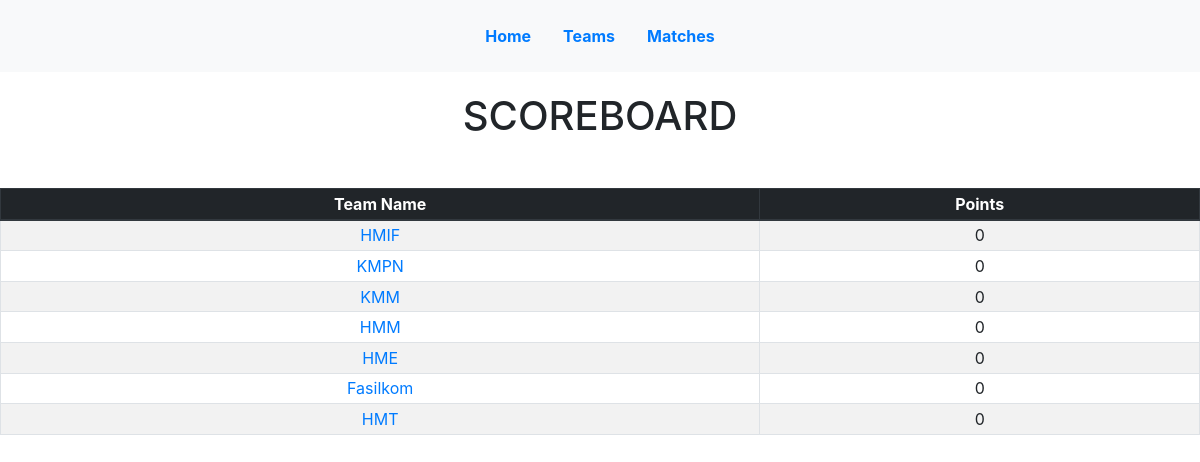
The page /scoreboard/ on the database as committed earlier.
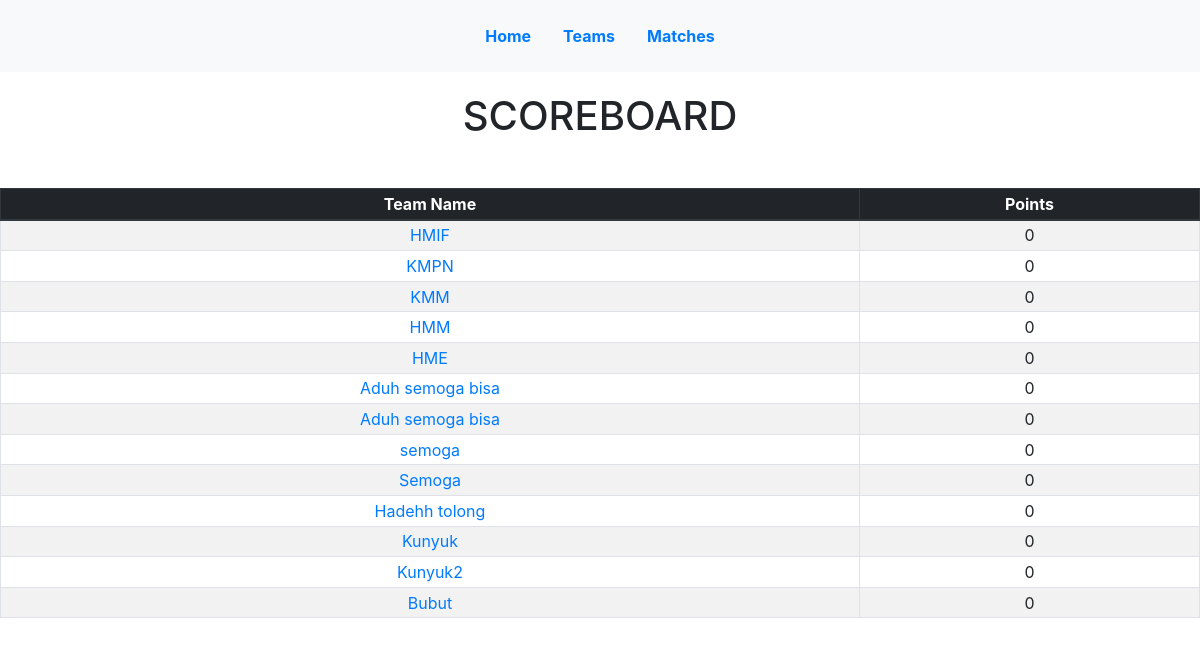
The same page on the database as committed later.
### stats/models.py (models this page shows, shortened)
class Team(models.Model):
    class Meta:
        ordering = ['-win','-draw','-lose','-goal_for','-goal_against']
    name = models.CharField(max_length=100)
    logo = models.ImageField(null=True, blank=True)
    points = models.IntegerField(default=0)
    goal_for = models.IntegerField(default=0)
    goal_against = models.IntegerField(default=0)
    win = models.IntegerField(default=0)
    lose = models.IntegerField(default=0)
    draw = models.IntegerField(default=0)

### stats/views.py (the view)
# urls.py: path('scoreboard/',views.ScoreboardView.as_view(),name='scoreboard'),
class ScoreboardView(ListView):
    model = Team
    context_object_name = 'team_list'
    template_name = 'scoreboard.html'

### templates/scoreboard.html
{% extends 'base.html' %}
{% block content %}
  <h1 class="text-center mb-5">SCOREBOARD</h1>
  <div class="table-responsive">
  <table class="scoreboard table table-striped table-bordered table-sm">
    <thead class="thead-dark">
      <tr>
        <th>Team Name</th>
        <th>Points</th>
      </tr>
    </thead>
    <tbody>
      {% for team in team_list %}
      <tr>
      <td><a href="{% url 'team_detail' team.pk %}">{{team.name}}</a></td>
        <td>{{team.points}}</td>
      </tr>
      {% endfor %}
    </tbody>
  </table>
  </div>
{% endblock content %}

### templates/base.html (shortened to what this page needs)
{% load staticfiles %}
<html>
<head>
  <link rel="stylesheet" href="{% static 'base.css'%} "/>
</head>
<body>
<ul class="nav justify-content-center bg-light pt-3 pb-3">
  <li class="nav-item">
    <a class="nav-link active font-weight-bold" href="/">Home</a>
  </li>
  <li class="nav-item">
    <a class="nav-link font-weight-bold" href="/teams">Teams</a>
  </li>
  <li class="nav-item">
    <a class="nav-link font-weight-bold" href="/match">Matches</a>
  </li>
</ul>
<div class="main">
  {% block content %}
  {% endblock content %}
</div>
  <link rel="stylesheet" href="https://maxcdn.bootstrapcdn.com/bootstrap/4.0.0-beta.3/css/bootstrap.min.css">
	</body>
</html>

### static/base.css (style rules this page uses)
.main { margin: 0 auto; margin-top: 20px; width:100%; }
.scoreboard { width:100%; text-align: center; }

Rows that differ between the two databases and show on the page:
removed Team: name "Fasilkom", points "0"
removed Team: name "HMT", points "0"
added Team: name "Aduh semoga bisa", points "0"
added Team: name "Aduh semoga bisa", points "0"
added Team: name "semoga", points "0"
added Team: name "Semoga", points "0"
added Team: name "Hadehh tolong", points "0"
added Team: name "Kunyuk", points "0"
added Team: name "Kunyuk2", points "0"
added Team: name "Bubut", points "0"
